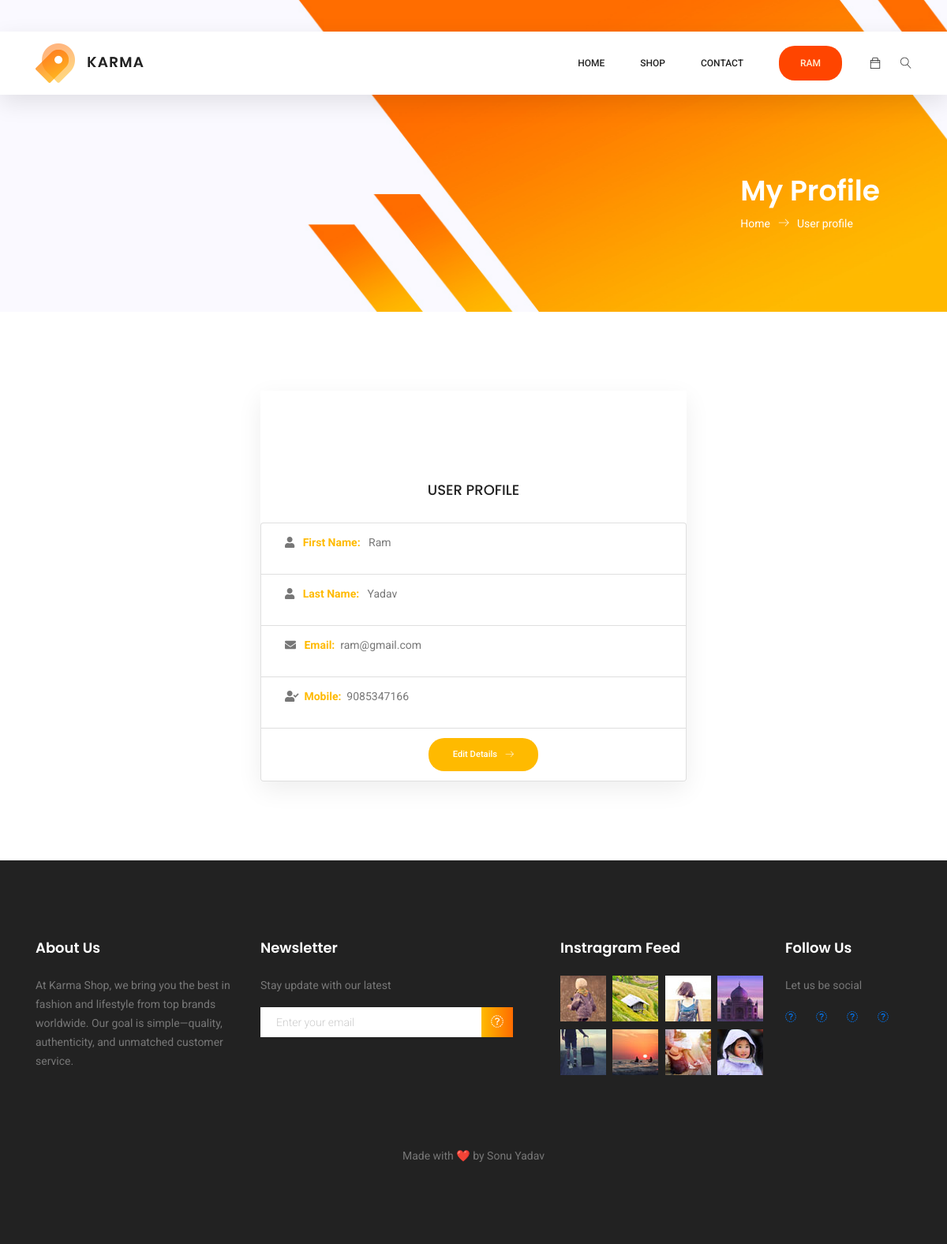
The page /profile/ (signed in) on the database its author committed.
### store/models.py (models this page shows, shortened)
class Customer(models.Model):
    user = models.OneToOneField(settings.AUTH_USER_MODEL, on_delete=models.CASCADE, null=True,blank=True)
    mobile = models.IntegerField(null=True)
    alternate_mobil_number = models.IntegerField(null=True)
    addresses = models.ManyToManyField(ShippingAddress)

### store/views.py (the view)
# urls.py: path('profile/',views.Profile.as_view(),name="profile"),
class Profile(TemplateView):
    model = Customer
    template_name = "profile.html"
    def get_queryset(self):
        return Customer.objects.filter(user=self.request.user)
    def get_context_data(self, **kwargs):
        context = super(Profile, self).get_context_data(**kwargs)
        context['users'] = self.get_queryset()
        return context

### store/templates/profile.html (shortened to what this page needs)
<!DOCTYPE html>
<html lang="zxx" class="no-js">
<head>
	{% load static %}
	<link rel="stylesheet" href="{% static 'main/css/linearicons.css' %}">
	<link rel="stylesheet" href="{% static 'main/css/owl.carousel.css' %}">
	<link rel="stylesheet" href="{% static 'main/css/themify-icons.css' %}">
	<link rel="stylesheet" href="{% static 'main/css/font-awesome.min.css' %}">
	<link rel="stylesheet" href="{% static 'main/css/nice-select.css' %}">
	<link rel="stylesheet" href="{% static 'main/css/nouislider.min.css' %}">
	<link rel="stylesheet" href="{% static 'main/css/bootstrap.css' %}">
	<link rel="stylesheet" href="{% static 'main/css/main.css' %}">
	<link rel="stylesheet" href="https://stackpath.bootstrapcdn.com/font-awesome/4.7.0/css/font-awesome.min.css">
</head>
<body>
	<header class="header_area sticky-header">
		<div class="main_menu">
			<nav class="navbar navbar-expand-lg navbar-light main_box">
				<div class="container">
					<a class="navbar-brand logo_h" href="/home/"><img src="{% static 'main/img/logo.png' %}" alt=""></a>
					<div class="collapse navbar-collapse offset" id="navbarSupportedContent">
						<ul class="nav navbar-nav menu_nav ml-auto">
							<li class="nav-item"><a class="nav-link" href="/home/">Home</a></li>
							<li class="nav-item submenu dropdown">
								<a href="#" class="nav-link dropdown-toggle" data-toggle="dropdown" role="button" aria-haspopup="true"
								 aria-expanded="false">Shop</a>
							</li>
							<li class="nav-item"><a class="nav-link" href="/contact/">Contact</a></li>
							{% if request.user.is_authenticated %}
							<li class="nav-item submenu dropdown active" style="background-color: orangered;width: 80px;border-radius: 20px 20px 20px 20px;text-align: center;">
							<a href="#" class="nav-link dropdown-toggle " data-toggle="dropdown" role="button" aria-haspopup="true" style="color: papayawhip;"
								 aria-expanded="false"><span>{{request.user.first_name}}</span></a>
							</li>
							{% else %}
							<li class="nav-item"><a class="nav-link" href="/login/">Login</a></li>
							{% endif %}
						</ul>
						<ul class="nav navbar-nav navbar-right">
							<li class="nav-item"><a href="/cart/" class="cart"><span class="ti-bag"></span></a></li>
							<li class="nav-item">
								<button class="search"><span class="lnr lnr-magnifier" id="search"></span></button>
							</li>
						</ul>
					</div>
				</div>
			</nav>
		</div>
	</header>
	<section class="banner-area organic-breadcrumb">
		<div class="container">
			<div class="breadcrumb-banner d-flex flex-wrap align-items-center justify-content-end">
				<div class="col-first">
					<h1>My Profile</h1>
					<nav class="d-flex align-items-center">
						<a href="/home/">Home<span class="lnr lnr-arrow-right"></span></a>
						<a href="/profile/">User profile</a>
					</nav>
				</div>
			</div>
		</div>
	</section>
	<section class="login_box_area section_gap">
		<div class="container">
			<div class="row justify-content-center">
				<div class="col-lg-6">
					<div class="login_form_inner">
						<h3	>User Profile</h3>
						<div>
							{% for u in users %}
							<ul class="">
								<li class="list-group-item">
									<div class="widget-content p-0">
										<div class="widget-content-wrapper">
											<div class="widget-content-left">
												<div class="row justify-content-left" style="margin-left: 10px;">
												<div class="widget-heading"><i class="fas fa-user"></i></div>
												<div class="widget-heading">&nbsp&nbsp&nbsp<b>First Name: </b></div>
												<p class="justify-content-left">&nbsp &nbsp{{u.user.first_name}}</p>
											</div>
											</div>
										</div>
									</div>
								</li>
								<li class="list-group-item">
									<div class="widget-content p-0">
										<div class="widget-content-wrapper">
											<div class="widget-content-left">
												<div class="row justify-content-left" style="margin-left: 10px;">
												<div class="widget-heading"><i class="fas fa-user"></i></div>
												<div class="widget-heading">&nbsp&nbsp&nbsp<b>Last Name: </b></div>
												<p class="justify-content-left">&nbsp &nbsp{{u.user.last_name}}</p>
											</div>
											</div>
										</div>
									</div>
								</li>
								<li class="list-group-item">
									<div class="widget-content p-0">
										<div class="widget-content-wrapper">
											<div class="widget-content-left">
												<div class="row justify-content-left" style="margin-left: 10px;">
												<div class="widget-heading"><i class="fas fa-envelope"></i></div>
												<div class="widget-heading">&nbsp&nbsp<b> Email: </b></div>
												<p>&nbsp&nbsp{{u.user.email}}</p>
											</div>
											</div>
										</div>
									</div>
								</li>
								<li class="list-group-item">
									<div class="widget-content p-0">
										<div class="widget-content-wrapper">
											<div class="widget-content-left align-self-center">
												<div class="row justify-content-left" style="margin-left: 10px;">
												<div class="widget-heading"><i class="fas fa-user-check"></i></div>
												<div class="widget-heading">&nbsp&nbsp<b>Mobile: </b></div>
												<p>&nbsp&nbsp{{u.mobile}}</p>
											</div>
											</div>
										</div>
									</div>
								</li>
								<li class="list-group-item">
									<div class="widget-content p-0">
										<div class="widget-content-wrapper">
											<div class="widget-content-left">
												<div id="project1" class="row justify-content-center" style="margin-left: 10px;">
												<a href="/profile/editprofile/" class="genric-btn primary circle arrow">Edit Details<span class="lnr lnr-arrow-right"></span></a>
												</div>
											</div>
										</div>
									</div>
								</li>
							</ul>
							{% endfor %}
						</div>
						</div>
					</div>
				</div>
			</div>
	</section>
	<footer class="footer-area section_gap">
		<div class="container">
			<div class="row">
				<div class="col-lg-3  col-md-6 col-sm-6">
					<div class="single-footer-widget">
						<h6>About Us</h6>
						<p>
							At Karma Shop, we bring you the best in fashion and lifestyle
							from top brands worldwide. Our goal is simple—quality,
							authenticity, and unmatched customer service.
						  </p>
					</div>
				</div>
				<div class="col-lg-4  col-md-6 col-sm-6">
					<div class="single-footer-widget">
						<h6>Newsletter</h6>
						<p>Stay update with our latest</p>
						<div id="email_signup">
                            <form action="https://formspree.io/f/xgvarjdv" method="POST" class="form-inline">
                                <div class="d-flex flex-row">
                                    <input
                                        class="form-control"
                                        type="email"
                                        name="email"
                                        placeholder="Enter your email"
                                        required
                                        onfocus="this.placeholder=''"
                                        onblur="this.placeholder='Enter your email'">
                                    <button type="submit" class="click-btn btn btn-default">
                                        <i class="fa fa-long-arrow-right" aria-hidden="true"></i>
                                    </button>
                                </div>
                            </form>
                        </div>
					</div>
				</div>
				<div class="col-lg-3  col-md-6 col-sm-6">
					<div class="single-footer-widget mail-chimp">
						<h6 class="mb-20">Instragram Feed</h6>
						<ul class="instafeed d-flex flex-wrap">
							<li><img src="{% static 'main/img/i1.jpg' %}" alt=""></li>
							<li><img src="{% static 'main/img/i2.jpg' %}" alt=""></li>
							<li><img src="{% static 'main/img/i3.jpg' %}" alt=""></li>
							<li><img src="{% static 'main/img/i4.jpg' %}" alt=""></li>
							<li><img src="{% static 'main/img/i5.jpg' %}" alt=""></li>
							<li><img src="{% static 'main/img/i6.jpg' %}" alt=""></li>
							<li><img src="{% static 'main/img/i7.jpg' %}" alt=""></li>
							<li><img src="{% static 'main/img/i8.jpg' %}" alt=""></li>
						</ul>
					</div>
				</div>
				<div class="col-lg-2 col-md-6 col-sm-6">
					<div class="single-footer-widget">
                        <h6>Follow Us</h6>
                        <p>Let us be social</p>
                        <div class="footer-social d-flex align-items-center">
                            <a href="#"><i class="fa fa-facebook"></i></a>
                            <a href="#"><i class="fa fa-twitter"></i></a>
                            <a href="#"><i class="fa fa-dribbble"></i></a>
                            <a href="#"><i class="fa fa-behance"></i></a>
                        </div>
                    </div>
				</div>
			</div>
			<div class="footer-bottom d-flex justify-content-center align-items-center flex-wrap">
				<p class="footer-text m-0">Made with ❤️ by Sonu Yadav</p>
			</div>
		</div>
	</footer>
</body>
</html>

### store/templates/profile.html (style rules this page uses)
#project1 { color: white; }

### rows shown on the page
Customer: user.first_name "Ram", user.last_name "Yadav", user.email "ram@gmail.com", mobile "9085347166"

### other values the page prints
{{ request.user.first_name }} "RAM"
